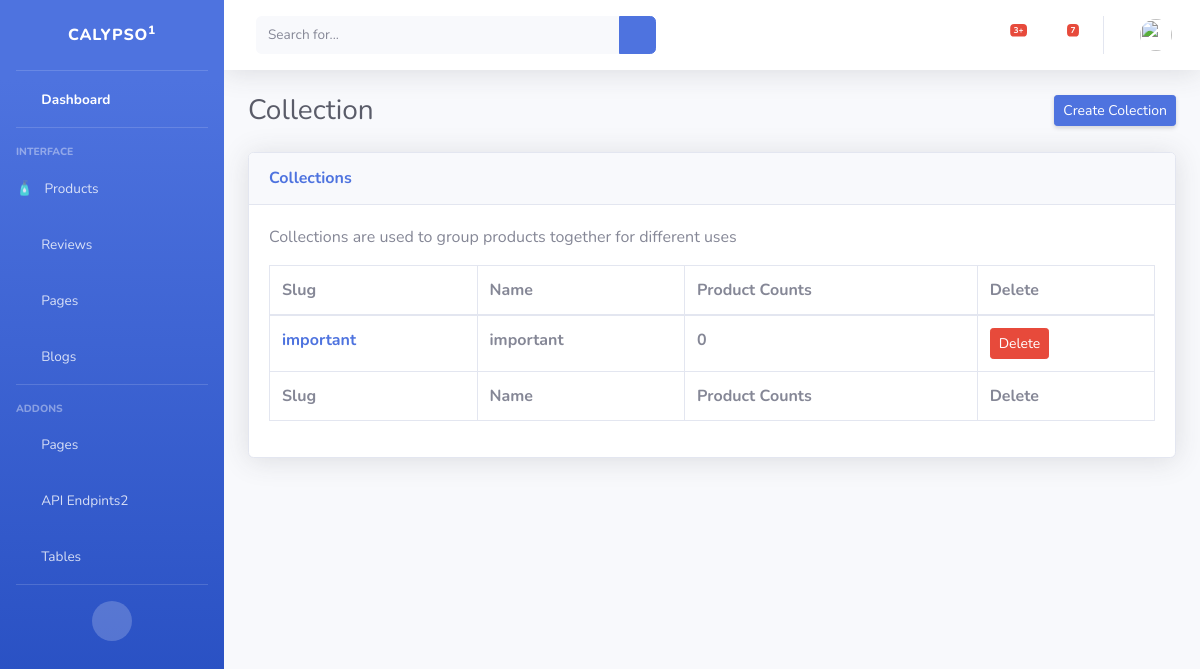
Page /dashboard/collection/ on the earlier database version.
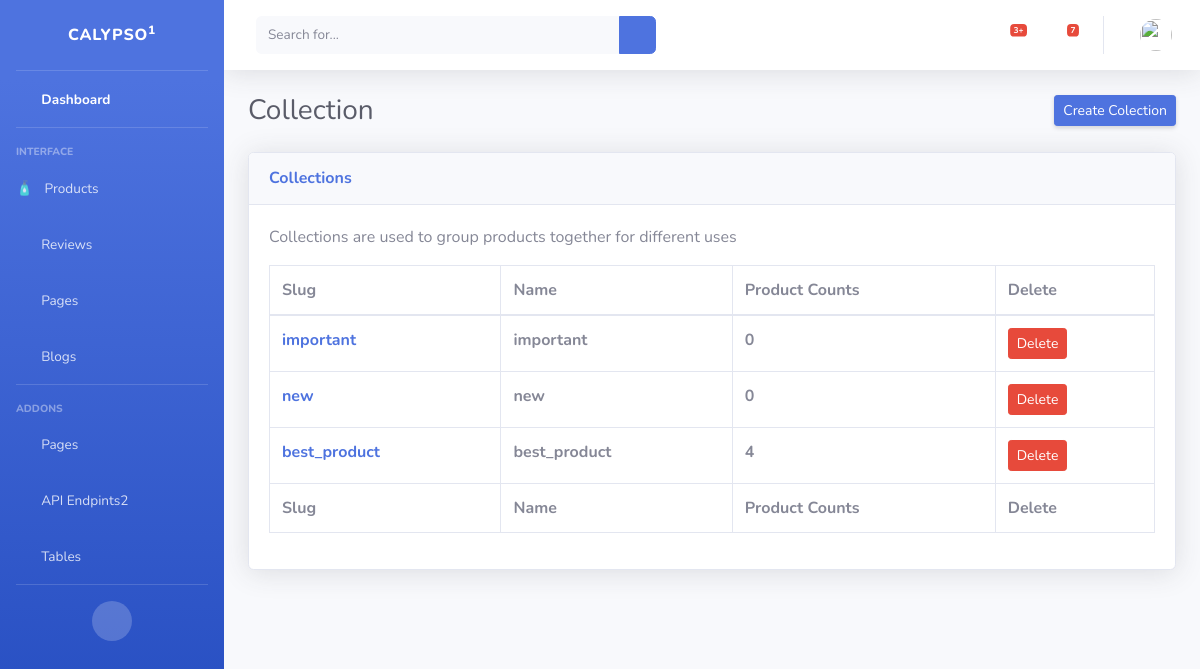
Same page on the later database version.
### product/models.py (models this page shows, shortened)
class Collection(models.Model):
    name = models.CharField(max_length=250, unique=True)
    slug = models.SlugField(max_length=255, unique=True, allow_unicode=True)
    products = models.ManyToManyField(
        'Product',
        blank=True,
        related_name="collections",
    )
    background_image_alt = models.CharField(max_length=128, blank=True)
    description = models.TextField(blank=True)

### dashboard/views.py (the view)
# urls.py: path('collection/', CollectionsList.as_view(), name="collections"),
class CollectionsList(ListView):
    model = Collection
    context_object_name = 'collections'
    template_name = 'dashboard/products/collection/collection_list.html'

### templates/dashboard/products/collection/collection_list.html
{% extends "dashboard/admin-base.html" %} {% load static %}
{% block content %}
<div class="container-fluid">
    <div class="d-sm-flex align-items-center justify-content-between mb-4">
      <h1 class="h3 mb-0 text-gray-800">Collection</h1>
      <a href="{% url "dashboard:collection-add" %}" class="d-none d-sm-inline-block btn btn-sm btn-primary shadow-sm"> Create Colection</a>
    </div>
  <div class="card shadow mb-4">
    <div class="card-header py-3">
      <h6 class="m-0 font-weight-bold text-primary">Collections</h6>
    </div>
    <div class="card-body">
      <div class="table-responsive">
        <p>Collections are used to group products together for different uses</p>
        <table
          class="table table-bordered table-hover"
          id="dataTable"
          width="100%"
          cellspacing="0"
        >
          <thead>
            <tr>
              <th scope="col">Slug</th>
              <th scope="col">Name</th>
              <th scope="col">Product Counts</th>
              <th scope="col">Delete</th>
            </tr>
          </thead>
          <tfoot>
            <tr>
              <th scope="col">Slug</th>
              <th scope="col">Name</th>
              <th scope="col">Product Counts</th>
              <th scope="col">Delete</th>
            </tr>
          </tfoot>
          <tbody>
            {% for collection in collections %}
            <tr>
              <th scope="row"><a href="{% url "dashboard:collection-edit" collection.pk %}">{{collection.slug}}</a></th>
              <td><strong>{{ collection.name }}</strong><br /></td>
              <td>
                <strong>{{ collection.products.all.count }}</strong><br />
              </td>
              <td>
                <a href="{% url "dashboard:collection-delete" collection.pk %}" class="btn btn-sm btn-danger">
                  Delete
                </a>
              </td>
            </tr>
            {% endfor %}
          </tbody>
        </table>
      </div>
    </div>
  </div>
</div>
{% endblock %}

### templates/dashboard/admin-base.html (shortened to what this page needs)
{% load static %}
<!DOCTYPE html>
<html lang="en">
<head>
  <link href="{% static "dashboard/vendor/fontawesome-free/css/all.min.css" %}" rel="stylesheet" type="text/css">
  <link href="{% static "dashboard/css/sb-admin-2.css" %}" rel="stylesheet">
  <link href="{% static "dashboard/vendor/datatables/dataTables.bootstrap4.min.css" %}" rel="stylesheet">
  <link rel="stylesheet" type="text/css" href="//cdnjs.cloudflare.com/ajax/libs/codemirror/3.20.0/codemirror.css">
  <link rel="stylesheet" type="text/css" href="//cdnjs.cloudflare.com/ajax/libs/codemirror/3.20.0/theme/monokai.css">
</head>
<body id="page-top">
  <div id="wrapper">
    <ul class="navbar-nav bg-gradient-primary sidebar sidebar-dark accordion" id="accordionSidebar">
      <a class="sidebar-brand d-flex align-items-center justify-content-center" href="index.html">
        <div class="sidebar-brand-text mx-3">Calypso<sup>1</sup></div>
      </a>
      <hr class="sidebar-divider my-0">
      <li class="nav-item active">
        <a class="nav-link" href="{% url "dashboard:home" %}">
          <i class="fas fa-fw fa-tachometer-alt"></i>
          <span>Dashboard</span></a>
      </li>
      <hr class="sidebar-divider">
      <div class="sidebar-heading">
        Interface
      </div>
      <li class="nav-item">
        <a class="nav-link collapsed" href="#" data-toggle="collapse" data-target="#collapseTwo" aria-expanded="true" aria-controls="collapseTwo">
          <span class="pr-2"> 🧴 </span>
          <span>Products</span>
        </a>
      </li>
      <li class="nav-item">
          <a class="nav-link" href="#">
            <i class="fas fa-fw fa-star"></i>
            <span>Reviews</span>
          </a>
      </li>
      <li class="nav-item">
          <a class="nav-link" href="#">
            <i class="fas fa-fw fa-file-alt"></i>
            <span>Pages</span>
          </a>
      </li>
      <li class="nav-item">
        <a class="nav-link collapsed" href="#" data-toggle="collapse" data-target="#collapseUtilities" aria-expanded="true" aria-controls="collapseUtilities">
          <i class="fas fa-fw fa-wrench"></i>
          <span>Blogs</span>
        </a>
      </li>
      <hr class="sidebar-divider">
      <div class="sidebar-heading">
        Addons
      </div>
      <li class="nav-item">
        <a class="nav-link collapsed" href="#" data-toggle="collapse" data-target="#collapsePages" aria-expanded="true" aria-controls="collapsePages">
          <i class="fas fa-fw fa-folder"></i>
          <span>Pages</span>
        </a>
      </li>
      <li class="nav-item">
        <a class="nav-link" href="{% url "dashboard:api-endpoint" %}">
          <i class="fas fa-fw fa-chart-area"></i>
          <span>API Endpints2</span></a>
      </li>
      <li class="nav-item">
        <a class="nav-link" href="tables.html">
          <i class="fas fa-fw fa-table"></i>
          <span>Tables</span></a>
      </li>
      <hr class="sidebar-divider d-none d-md-block">
      <div class="text-center d-none d-md-inline">
        <button class="rounded-circle border-0" id="sidebarToggle"></button>
      </div>
    </ul>
    <div id="content-wrapper" class="d-flex flex-column">
        <div id="content">
          <nav class="navbar navbar-expand navbar-light bg-white topbar mb-4 static-top shadow">
            <form class="d-none d-sm-inline-block form-inline mr-auto ml-md-3 my-2 my-md-0 mw-100 navbar-search">
              <div class="input-group">
                <input type="text" class="form-control bg-light border-0 small" placeholder="Search for..." aria-label="Search" aria-describedby="basic-addon2">
                <div class="input-group-append">
                  <button class="btn btn-primary" type="button">
                    <i class="fas fa-search fa-sm"></i>
                  </button>
                </div>
              </div>
            </form>
            <ul class="navbar-nav ml-auto">
              <li class="nav-item dropdown no-arrow mx-1">
                <a class="nav-link dropdown-toggle" href="#" id="alertsDropdown" role="button" data-toggle="dropdown" aria-haspopup="true" aria-expanded="false">
                  <i class="fas fa-bell fa-fw"></i>
                  <span class="badge badge-danger badge-counter">3+</span>
                </a>
              </li>
              <li class="nav-item dropdown no-arrow mx-1">
                <a class="nav-link dropdown-toggle" href="#" id="messagesDropdown" role="button" data-toggle="dropdown" aria-haspopup="true" aria-expanded="false">
                  <i class="fas fa-envelope fa-fw"></i>
                  <span class="badge badge-danger badge-counter">7</span>
                </a>
              </li>
              <li class="nav-item dropdown no-arrow">
                <a class="nav-link dropdown-toggle" href="#" id="userDropdown" role="button" data-toggle="dropdown" aria-haspopup="true" aria-expanded="false">
                  <img class="img-profile rounded-circle" src="https://source.unsplash.com/QAB-WJcbgJk/60x60">
                </a>
              </li>
            </ul>
          </nav>
      {% block content %} {% endblock content %}
</body>
</html>

Differences in the rows shown:
added Collection: slug "new", name "new", products.all.count "0"
added Collection: slug "best_product", name "best_product", products.all.count "4"
